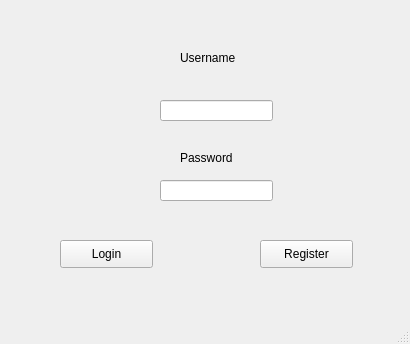
<?xml version="1.0" encoding="UTF-8"?>
<ui version="4.0">
 <class>MainWindow</class>
 <widget class="QMainWindow" name="MainWindow">
  <property name="geometry">
   <rect>
    <x>0</x>
    <y>0</y>
    <width>410</width>
    <height>344</height>
   </rect>
  </property>
  <property name="windowTitle">
   <string>MainWindow</string>
  </property>
  <widget class="QWidget" name="centralwidget">
   <widget class="QPushButton" name="Login">
    <property name="geometry">
     <rect>
      <x>60</x>
      <y>240</y>
      <width>93</width>
      <height>28</height>
     </rect>
    </property>
    <property name="text">
     <string>Login</string>
    </property>
   </widget>
   <widget class="QPushButton" name="Register">
    <property name="geometry">
     <rect>
      <x>260</x>
      <y>240</y>
      <width>93</width>
      <height>28</height>
     </rect>
    </property>
    <property name="text">
     <string>Register</string>
    </property>
   </widget>
   <widget class="QLineEdit" name="Username">
    <property name="geometry">
     <rect>
      <x>160</x>
      <y>100</y>
      <width>113</width>
      <height>21</height>
     </rect>
    </property>
    <property name="text">
     <string/>
    </property>
   </widget>
   <widget class="QLineEdit" name="Password">
    <property name="geometry">
     <rect>
      <x>160</x>
      <y>180</y>
      <width>113</width>
      <height>21</height>
     </rect>
    </property>
    <property name="text">
     <string/>
    </property>
   </widget>
   <widget class="QLabel" name="label">
    <property name="geometry">
     <rect>
      <x>180</x>
      <y>50</y>
      <width>72</width>
      <height>15</height>
     </rect>
    </property>
    <property name="text">
     <string>Username</string>
    </property>
   </widget>
   <widget class="QLabel" name="label_2">
    <property name="geometry">
     <rect>
      <x>180</x>
      <y>150</y>
      <width>72</width>
      <height>15</height>
     </rect>
    </property>
    <property name="text">
     <string>Password</string>
    </property>
   </widget>
  </widget>
  <widget class="QMenuBar" name="menubar">
   <property name="geometry">
    <rect>
     <x>0</x>
     <y>0</y>
     <width>410</width>
     <height>26</height>
    </rect>
   </property>
  </widget>
  <widget class="QStatusBar" name="statusbar"/>
 </widget>
 <resources/>
 <connections/>
</ui>
